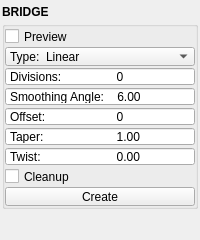
<?xml version="1.0" encoding="UTF-8"?>
<ui version="4.0">
 <class>QtUi</class>
 <widget class="QMainWindow" name="QtUi">
  <property name="geometry">
   <rect>
    <x>0</x>
    <y>0</y>
    <width>200</width>
    <height>230</height>
   </rect>
  </property>
  <property name="tabShape">
   <enum>QTabWidget::Triangular</enum>
  </property>
  <property name="dockNestingEnabled">
   <bool>true</bool>
  </property>
  <property name="dockOptions">
   <set>QMainWindow::AllowNestedDocks|QMainWindow::AllowTabbedDocks|QMainWindow::AnimatedDocks|QMainWindow::ForceTabbedDocks</set>
  </property>
  <property name="enabled" stdset="0">
   <bool>true</bool>
  </property>
  <property name="accessibleDescription">
   <string>Connect two open edge loops with new faces: linear, blended or along a curve.</string>
  </property>
  <widget class="QWidget" name="central_widget">
   <property name="minimumSize">
    <size>
     <width>200</width>
     <height>0</height>
    </size>
   </property>
   <layout class="QVBoxLayout" name="verticalLayout_2">
    <property name="spacing">
     <number>2</number>
    </property>
    <property name="leftMargin">
     <number>2</number>
    </property>
    <property name="topMargin">
     <number>2</number>
    </property>
    <property name="rightMargin">
     <number>2</number>
    </property>
    <property name="bottomMargin">
     <number>2</number>
    </property>
    <item>
     <layout class="QVBoxLayout" name="verticalLayout">
      <property name="spacing">
       <number>0</number>
      </property>
      <item>
       <widget class="Header" name="header">
        <property name="minimumSize">
         <size>
          <width>0</width>
          <height>19</height>
         </size>
        </property>
        <property name="maximumSize">
         <size>
          <width>16777215</width>
          <height>19</height>
         </size>
        </property>
        <property name="font">
         <font>
          <weight>75</weight>
          <bold>true</bold>
         </font>
        </property>
        <property name="text">
         <string>BRIDGE</string>
        </property>
       </widget>
      </item>
      <item>
       <widget class="QGroupBox" name="duplicate">
        <property name="sizePolicy">
         <sizepolicy hsizetype="Preferred" vsizetype="Fixed">
          <horstretch>0</horstretch>
          <verstretch>0</verstretch>
         </sizepolicy>
        </property>
        <property name="title">
         <string/>
        </property>
        <layout class="QGridLayout" name="gridLayout_4">
         <property name="leftMargin">
          <number>0</number>
         </property>
         <property name="topMargin">
          <number>0</number>
         </property>
         <property name="rightMargin">
          <number>0</number>
         </property>
         <property name="bottomMargin">
          <number>0</number>
         </property>
         <property name="horizontalSpacing">
          <number>0</number>
         </property>
         <property name="verticalSpacing">
          <number>1</number>
         </property>
         <item row="1" column="0" colspan="2">
          <layout class="QHBoxLayout" name="horizontalLayout">
           <property name="spacing">
            <number>0</number>
           </property>
           <item>
            <widget class="QCheckBox" name="chk000">
             <property name="minimumSize">
              <size>
               <width>0</width>
               <height>19</height>
              </size>
             </property>
             <property name="maximumSize">
              <size>
               <width>16777215</width>
               <height>19</height>
              </size>
             </property>
             <property name="toolTip">
              <string>Start the operation using any selected mesh objects.</string>
             </property>
             <property name="text">
              <string>Preview</string>
             </property>
             <property name="iconSize">
              <size>
               <width>18</width>
               <height>18</height>
              </size>
             </property>
             <property name="checkable">
              <bool>true</bool>
             </property>
            </widget>
           </item>
          </layout>
         </item>
         <item row="6" column="0" colspan="2">
          <widget class="DoubleSpinBox" name="s003">
           <property name="minimumSize">
            <size>
             <width>0</width>
             <height>19</height>
            </size>
           </property>
           <property name="maximumSize">
            <size>
             <width>16777215</width>
             <height>19</height>
            </size>
           </property>
           <property name="toolTip">
            <string>Taper or scale along the extrusion path.

Default: 1.0</string>
           </property>
           <property name="buttonSymbols">
            <enum>QAbstractSpinBox::NoButtons</enum>
           </property>
           <property name="prefix">
            <string>Taper:	        </string>
           </property>
           <property name="decimals">
            <number>2</number>
           </property>
           <property name="minimum">
            <double>0.000000000000000</double>
           </property>
           <property name="maximum">
            <double>10000.000000000000000</double>
           </property>
           <property name="singleStep">
            <double>1.000000000000000</double>
           </property>
           <property name="value">
            <double>1.000000000000000</double>
           </property>
          </widget>
         </item>
         <item row="9" column="0" colspan="2">
          <layout class="QHBoxLayout" name="horizontalLayout_2">
           <property name="spacing">
            <number>0</number>
           </property>
           <item>
            <widget class="QPushButton" name="b000">
             <property name="enabled">
              <bool>false</bool>
             </property>
             <property name="minimumSize">
              <size>
               <width>0</width>
               <height>19</height>
              </size>
             </property>
             <property name="maximumSize">
              <size>
               <width>16777215</width>
               <height>19</height>
              </size>
             </property>
             <property name="toolTip">
              <string>Finish the operation.</string>
             </property>
             <property name="layoutDirection">
              <enum>Qt::RightToLeft</enum>
             </property>
             <property name="text">
              <string>Create</string>
             </property>
             <property name="autoDefault">
              <bool>false</bool>
             </property>
             <property name="default">
              <bool>false</bool>
             </property>
             <property name="flat">
              <bool>false</bool>
             </property>
             <property name="enabled" stdset="0">
              <bool>true</bool>
             </property>
            </widget>
           </item>
          </layout>
         </item>
         <item row="3" column="0" colspan="2">
          <widget class="QSpinBox" name="s000">
           <property name="minimumSize">
            <size>
             <width>0</width>
             <height>19</height>
            </size>
           </property>
           <property name="maximumSize">
            <size>
             <width>16777215</width>
             <height>19</height>
            </size>
           </property>
           <property name="toolTip">
            <string>Number of subdivisions in the bridging faces (divisions + 1 rows of faces).

Default: 0</string>
           </property>
           <property name="buttonSymbols">
            <enum>QAbstractSpinBox::NoButtons</enum>
           </property>
           <property name="prefix">
            <string>Divisions:	        </string>
           </property>
           <property name="minimum">
            <number>0</number>
           </property>
           <property name="maximum">
            <number>1000</number>
           </property>
          </widget>
         </item>
         <item row="5" column="0" colspan="2">
          <widget class="DoubleSpinBox" name="s002">
           <property name="minimumSize">
            <size>
             <width>0</width>
             <height>19</height>
            </size>
           </property>
           <property name="maximumSize">
            <size>
             <width>16777215</width>
             <height>19</height>
            </size>
           </property>
           <property name="toolTip">
            <string>Offset applied to which vertices are connected.

Default: 0</string>
           </property>
           <property name="buttonSymbols">
            <enum>QAbstractSpinBox::NoButtons</enum>
           </property>
           <property name="prefix">
            <string>Offset:	        </string>
           </property>
           <property name="decimals">
            <number>0</number>
           </property>
           <property name="minimum">
            <double>0.000000000000000</double>
           </property>
           <property name="maximum">
            <double>10000.000000000000000</double>
           </property>
           <property name="singleStep">
            <double>1.000000000000000</double>
           </property>
           <property name="value">
            <double>0.000000000000000</double>
           </property>
          </widget>
         </item>
         <item row="4" column="0" colspan="2">
          <widget class="DoubleSpinBox" name="s001">
           <property name="minimumSize">
            <size>
             <width>0</width>
             <height>19</height>
            </size>
           </property>
           <property name="maximumSize">
            <size>
             <width>16777215</width>
             <height>19</height>
            </size>
           </property>
           <property name="toolTip">
            <string>Angle below which new edges are smoothed.

Default: 6°</string>
           </property>
           <property name="buttonSymbols">
            <enum>QAbstractSpinBox::NoButtons</enum>
           </property>
           <property name="prefix">
            <string>Smoothing Angle:    </string>
           </property>
           <property name="decimals">
            <number>2</number>
           </property>
           <property name="minimum">
            <double>0.000000000000000</double>
           </property>
           <property name="maximum">
            <double>360.000000000000000</double>
           </property>
           <property name="singleStep">
            <double>1.000000000000000</double>
           </property>
           <property name="value">
            <double>6.000000000000000</double>
           </property>
          </widget>
         </item>
         <item row="7" column="0" colspan="2">
          <widget class="DoubleSpinBox" name="s004">
           <property name="minimumSize">
            <size>
             <width>0</width>
             <height>19</height>
            </size>
           </property>
           <property name="maximumSize">
            <size>
             <width>16777215</width>
             <height>19</height>
            </size>
           </property>
           <property name="toolTip">
            <string>Twist or rotation along the extrusion path.

Default: 0.0</string>
           </property>
           <property name="buttonSymbols">
            <enum>QAbstractSpinBox::NoButtons</enum>
           </property>
           <property name="prefix">
            <string>Twist:	        </string>
           </property>
           <property name="decimals">
            <number>2</number>
           </property>
           <property name="minimum">
            <double>-10000.000000000000000</double>
           </property>
           <property name="maximum">
            <double>10000.000000000000000</double>
           </property>
           <property name="singleStep">
            <double>1.000000000000000</double>
           </property>
           <property name="value">
            <double>0.000000000000000</double>
           </property>
          </widget>
         </item>
         <item row="8" column="0" colspan="2">
          <widget class="QCheckBox" name="chk001">
           <property name="minimumSize">
            <size>
             <width>0</width>
             <height>19</height>
            </size>
           </property>
           <property name="maximumSize">
            <size>
             <width>16777215</width>
             <height>19</height>
            </size>
           </property>
           <property name="toolTip">
            <string>Clean up child curves and deformer history when using curve bridge type.</string>
           </property>
           <property name="text">
            <string>Cleanup</string>
           </property>
           <property name="iconSize">
            <size>
             <width>18</width>
             <height>18</height>
            </size>
           </property>
           <property name="checkable">
            <bool>true</bool>
           </property>
          </widget>
         </item>
         <item row="2" column="0" colspan="2">
          <widget class="ComboBox" name="cmb000">
           <property name="minimumSize">
            <size>
             <width>0</width>
             <height>19</height>
            </size>
           </property>
           <property name="maximumSize">
            <size>
             <width>16777215</width>
             <height>19</height>
            </size>
           </property>
           <property name="maxVisibleItems">
            <number>40</number>
           </property>
           <property name="maxCount">
            <number>500</number>
           </property>
           <property name="sizeAdjustPolicy">
            <enum>QComboBox::AdjustToContents</enum>
           </property>
           <property name="frame">
            <bool>true</bool>
           </property>
           <item>
            <property name="text">
             <string>Type:  Linear</string>
            </property>
           </item>
           <item>
            <property name="text">
             <string>Type:  Blend</string>
            </property>
           </item>
           <item>
            <property name="text">
             <string>Type:  Curve</string>
            </property>
           </item>
          </widget>
         </item>
        </layout>
       </widget>
      </item>
      <item>
       <spacer name="verticalSpacer">
        <property name="orientation">
         <enum>Qt::Vertical</enum>
        </property>
        <property name="sizeType">
         <enum>QSizePolicy::Fixed</enum>
        </property>
        <property name="sizeHint" stdset="0">
         <size>
          <width>0</width>
          <height>10</height>
         </size>
        </property>
       </spacer>
      </item>
      <item>
       <widget class="Footer" name="footer" native="true">
        <property name="minimumSize">
         <size>
          <width>0</width>
          <height>19</height>
         </size>
        </property>
        <property name="maximumSize">
         <size>
          <width>16777215</width>
          <height>19</height>
         </size>
        </property>
       </widget>
      </item>
     </layout>
    </item>
   </layout>
  </widget>
 </widget>
 <customwidgets>
  <customwidget>
   <class>Footer</class>
   <extends>QWidget</extends>
   <header>uitk.widgets.footer</header>
  </customwidget>
  <customwidget>
   <class>Header</class>
   <extends>QLabel</extends>
   <header>uitk.widgets.header.Header.h</header>
  </customwidget>
  <customwidget>
   <class>ComboBox</class>
   <extends>QComboBox</extends>
   <header>uitk.widgets.comboBox.ComboBox.h</header>
  </customwidget>
  <customwidget>
   <class>DoubleSpinBox</class>
   <extends>QDoubleSpinBox</extends>
   <header>widgets.doublespinbox.h</header>
  </customwidget>
 </customwidgets>
 <resources/>
 <connections/>
 <designerdata>
  <property name="gridDeltaX">
   <number>5</number>
  </property>
  <property name="gridDeltaY">
   <number>5</number>
  </property>
  <property name="gridSnapX">
   <bool>true</bool>
  </property>
  <property name="gridSnapY">
   <bool>true</bool>
  </property>
  <property name="gridVisible">
   <bool>true</bool>
  </property>
 </designerdata>
</ui>
